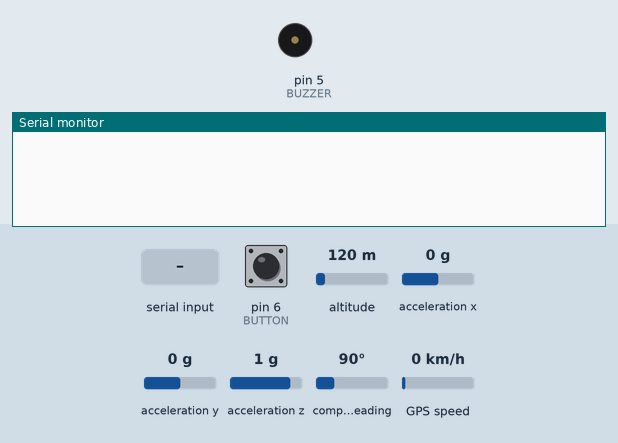
The sketch below on a simulated Arduino Uno, built with avr-gcc and run on an emulated ATmega328P. Shown: buzzer (waves = sounding, pin HIGH), the last lines printed to the serial monitor. The inputs (shaded band) are chosen by the test bench; at power-on: acceleration x 0 g, acceleration z 1 g, pin 6 (BUTTON) HIGH, altitude 120 m, acceleration y 0 g, compass heading 90°, GPS speed 0 km/h. The GPS gets a fix after 3 s at 37.7749, -122.4194 with 8 satellites; the modem accepts every AT command (registered, SIM ready, sends succeed) and sends nothing else.

Above: at 6.2 s.
6.3 s: acceleration x set to -1.4 g
At 8.4 s:
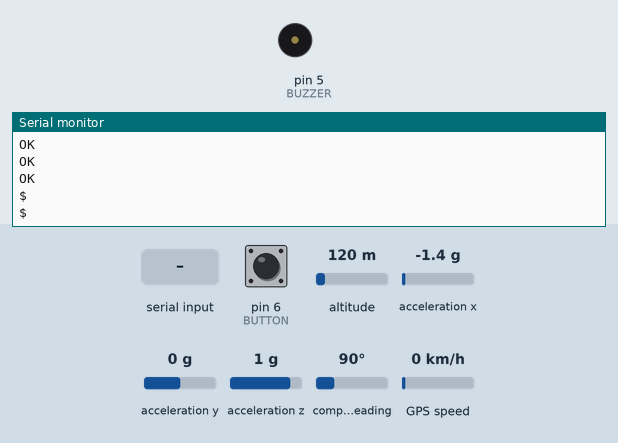
8.5 s: "+CMTI" received over Serial
11.5 s: acceleration z set to -1.4 g
At 12.9 s:
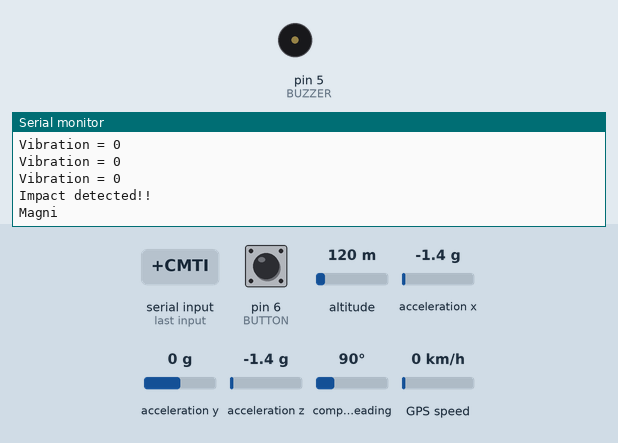
14.5 s: pin 6 (BUTTON) pulled LOW for 0.15 s
17.6 s: ":" received over the second serial link
At 20.0 s:
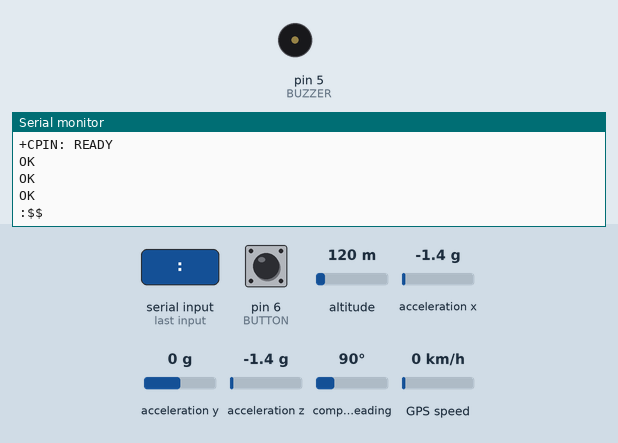
20.1 s: pin 6 (BUTTON) pulled LOW for 1 s
Timing chart, 0 to 23.1 s (numbered marks = the images above; inputs shaded):
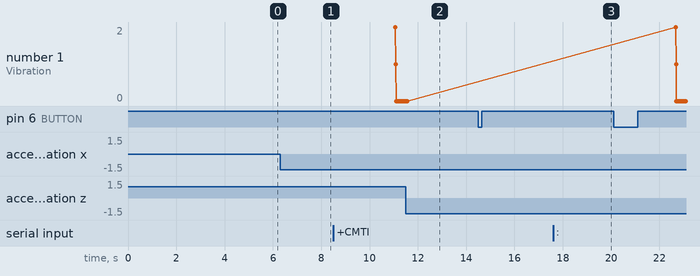

The sketch:

project_car_acsidenyt.ino
```cpp
//xranger
//2025//28
// monday 3 feb  -- adding the tiny gps++
// no change
#include <AltSoftSerial.h>
#include <TinyGPS++.h>
#include <Wire.h>
#include <math.h>
#include <SoftwareSerial.h>
#include <Adafruit_Sensor.h>
#include <Adafruit_ADXL345_U.h>
const String EMERGENCY_PHONE = "+919145404925";
#define rxPin 2
#define txPin 3

SoftwareSerial sim800(txPin, rxPin);
AltSoftSerial neogps;
TinyGPSPlus gps;
//RX Pin To D9
//TX Pin To D8

String sms_status, sender_number, received_date, msg;
String latitude, longitude;
#define BUZZER 5
#define BUTTON 6
// #define xPin A0
// #define yPin A1
// #define zPin A2

byte updateflag;

int xaxis = 0, yaxis = 0, zaxis = 0;
int deltx = 0, delty = 0, deltz = 0;
int vibration = 2;
int devibrate = 75;
int magnitude = 0;
int sensitivity = 20;
// math debry
double angle;
boolean impact_detected = false;
unsigned long time1;
unsigned long impact_time;
unsigned long alert_delay = 30000;
//the set defined delay
Adafruit_ADXL345_Unified accel = Adafruit_ADXL345_Unified();
void setup()
{
//begin for sim axdl and serial
  Serial.begin(9600);
  sim800.begin(9600);
  neogps.begin(9600);
  if(!accel.begin())
   {
      Serial.println("No valid sensor found");
      while(1);
   }
  pinMode(BUZZER, OUTPUT);
  pinMode(BUTTON, INPUT_PULLUP);

  sms_status = "";
  sender_number = "";
  received_date = "";
  msg = "";
  sim800.println("AT");
  delay(1000);
  sim800.println("ATE1");
  delay(1000);
  sim800.println("AT+CPIN?");
  delay(1000);
  sim800.println("AT+CMGF=1");
  delay(1000);
  sim800.println("AT+CNMI=1,1,0,0,0");
  delay(1000);
  //at ateachment and signal strength
  time1 = micros();
  sensors_event_t event;
   accel.getEvent(&event);
   xaxis = event.acceleration.x;
   yaxis = event.acceleration.y;
   zaxis = event.acceleration.z;
   //coordinators with event
}


void loop()
{ sensors_event_t event;
   accel.getEvent(&event);
  if (micros() - time1 > 4999) Impact();
  if (updateflag > 0)
  {
    updateflag = 0;
    Serial.println("Impact detected!!");
    Serial.print("Magnitude:");
    Serial.println(magnitude);

    getGps();
    digitalWrite(BUZZER, HIGH);
    impact_detected = true;
    impact_time = millis();
    //millis to skips

  }
  if (impact_detected == true)
  {
    if (millis() - impact_time >= alert_delay) {
      digitalWrite(BUZZER, LOW);
      makeCall();
      delay(1000);
      sendAlert();
      impact_detected = false;
      impact_time = 0;
    }
  }

  if (digitalRead(BUTTON) == LOW) {
    delay(200);
    digitalWrite(BUZZER, LOW);
    impact_detected = false;
    impact_time = 0;
  }
  while (sim800.available()) {
    parseData(sim800.readString());
  }
  while (Serial.available())  {
    sim800.println(Serial.readString());
  }
}

void Impact()
{
  time1 = micros();
  int oldx = xaxis;
  int oldy = yaxis;
  int oldz = zaxis;
   sensors_event_t event;
   accel.getEvent(&event);
  xaxis = event.acceleration.x;
  yaxis = event.acceleration.y;
  zaxis = event.acceleration.z;
  //event

  vibration--;
  Serial.print("Vibration = ");
  Serial.println(vibration+1);
  if (vibration < 0) vibration = 0;
  if (vibration > 0) return;
  deltx = xaxis - oldx;
  delty = yaxis - oldy;
  deltz = zaxis - oldz;


  magnitude = sqrt(sq(deltx) + sq(delty) + sq(deltz));
  if (magnitude >= sensitivity) //impact detected
  {
    updateflag = 1;
    vibration = devibrate;
  }
  else
  {
    magnitude = 0;
  }
}


void parseData(String buff) {
  Serial.println(buff);

  unsigned int len, index;
  index = buff.indexOf("\r");
  buff.remove(0, index + 2);
  buff.trim();
  if (buff != "OK") {
    index = buff.indexOf(":");
    String cmd = buff.substring(0, index);
    cmd.trim();

    buff.remove(0, index + 2);
    if (cmd == "+CMTI") {
      index = buff.indexOf(",");
      String temp = buff.substring(index + 1, buff.length());
      temp = "AT+CMGR=" + temp + "\r";
      sim800.println(temp);
    }
    else if (cmd == "+CMGR") {
      if (buff.indexOf(EMERGENCY_PHONE) > 1) {
        buff.toLowerCase();
        if (buff.indexOf("get gps") > 1) {
          getGps();
          String sms_data;
          sms_data = "GPS Location Data\r";
          sms_data += "http://maps.google.com/maps?q=loc:";
          sms_data += latitude + "," + longitude;

          sendSms(sms_data);
        }
      }
    }
  }
  else {
  }
}

void getGps()
{
  // Can take up to 60 seconds
  boolean newData = false;
  for (unsigned long start = millis(); millis() - start < 2000;) {
    while (neogps.available()) {
      if (gps.encode(neogps.read())) {
        newData = true;
        break;
      }
    }
  }

  if (newData)
  {
    latitude = String(gps.location.lat(), 6);
    longitude = String(gps.location.lng(), 6);
    newData = false;
  }
  else {
    Serial.println("No GPS data is available");
    latitude = "";
    longitude = "";
  }

  Serial.print("Latitude= "); Serial.println(latitude);
  Serial.print("Lngitude= "); Serial.println(longitude);
}


void sendAlert()
{
  String sms_data;
  sms_data = "Accident Alert!!\r";
  sms_data += "http://maps.google.com/maps?q=loc:";
  sms_data += latitude + "," + longitude;

  sendSms(sms_data);
}

void makeCall()
{
  Serial.println("calling....");
  sim800.println("ATD" + EMERGENCY_PHONE + ";");
  delay(20000); //20 sec delay
  sim800.println("ATH");
  delay(1000); //1 sec delay

}

void sendSms(String text)
{
  //return;
  sim800.print("AT+CMGF=1\r");
  delay(1000);
  sim800.print("AT+CMGS=\"" + EMERGENCY_PHONE + "\"\r");
  delay(1000);
  sim800.print(text);
  delay(100);
  sim800.write(0x1A);
  delay(5000);
  Serial.println("SMS Sent Successfully.");
}


boolean SendAT(String at_command, String expected_answer, unsigned int timeout) {

  uint8_t x = 0;
  boolean answer = 0;
  String response;
  unsigned long previous;
  while ( sim800.available() > 0) sim800.read();

  sim800.println(at_command);

  x = 0;
  previous = millis();

  do {
    if (sim800.available() != 0) {
      response += sim800.read();
      x++;
      if (response.indexOf(expected_answer) > 0) {
        answer = 1;
        break;
      }
    }
  }
  while ((answer == 0) && ((millis() - previous) < timeout));
  Serial.println(response);
  return answer;
}
```

Measured:
- after the input at 11.5 s, the serial monitor: prints a new line after 0.09 s (image 2)
- after the input at 17.6 s, the serial monitor: prints a new line after 2.1 s (image 3)
